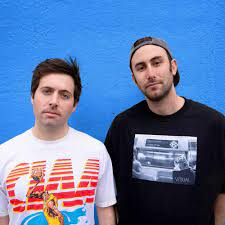
#> input picture images/2friends.png, 225 x 225 px
$ python Image_Face_Detector.py
#> lines starting #> are read from the running program, lines starting #| are printed output that depends on the picture; after the words box and inside, x2 and y2 are one past the last pixel; in counts of white or black regions, pixels touching at a corner belong together
import cv2
from random import randrange

# loading some pre-trained data on face frontals from opencv (haar cascade algorithm)
trained_face_data = cv2.CascadeClassifier('haarcascade_frontalface_default.xml')

# choose an image to detect faces in
img = cv2.imread('images/' + '2friends.png')
#> img is the input picture: shape (225, 225, 3); mean B, G, R 164.4, 120.9, 96.4

# converting the image to grayscale => for the sake of using haar cascade algorithm
grayscaled_img = cv2.cvtColor(img, cv2.COLOR_BGR2GRAY)
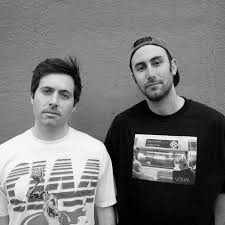
#> grayscaled_img: shape (225, 225); min 0, max 255, mean 118.6

# detect faces
face_coordinates = trained_face_data.detectMultiScale(grayscaled_img)
#> face_coordinates = [[26, 71, 57, 57], [123, 44, 53, 53]]

# draw rectangles around the faces
for coordinates in face_coordinates:
    # getting the coordinates
    (x, y, w, h) = coordinates
    cv2.rectangle(img, (x, y), (x+w, y+h), (randrange(128, 256), randrange(128, 256), randrange(128, 256)), 3)
#> this loop made 2 passes
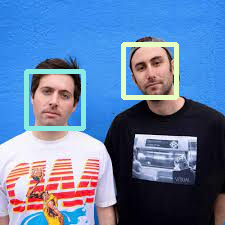
#> img: shape (225, 225, 3); 4.3% of pixels changed, all inside (x1, y1, x2, y2) = (24, 42, 179, 131)

# showing the image
cv2.imshow('Clever Programmer Face Detector', img)

# wait until a key is pressed
cv2.waitKey()

$ run again, with images/RDJ.png copied over images/2friends.png
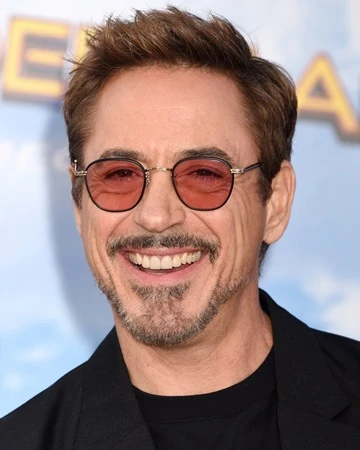
#> input picture images/RDJ.png, 360 x 450 px
#> img is the input picture: shape (450, 360, 3); mean B, G, R 131.6, 133.5, 153
#> `grayscaled_img = cv2.cvtColor(img, cv2.COLOR_BGR2GRAY)`:
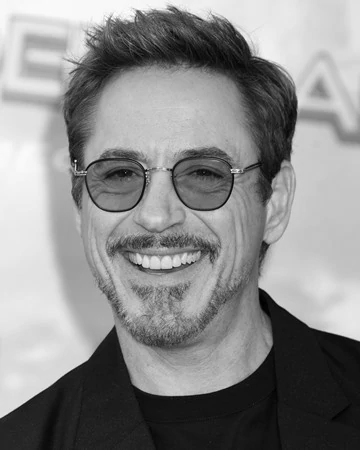
#> grayscaled_img: shape (450, 360); min 0, max 255, mean 139.1
#> face_coordinates = [[35, 78, 258, 258]]
#> the loop `for coordinates in face_coordinates:` made 1 pass
#> after the loop `for coordinates in face_coordinates:`:
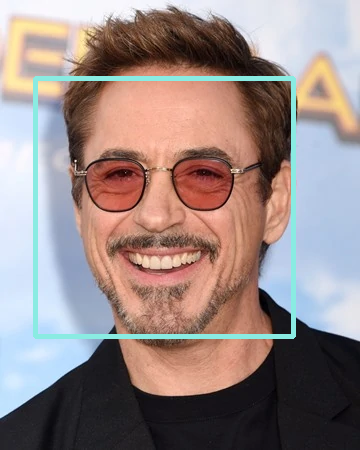
#> img: shape (450, 360, 3); 3.18% of pixels changed, all inside (x1, y1, x2, y2) = (33, 76, 296, 339)

$ run again, with images/friends.png copied over images/2friends.png
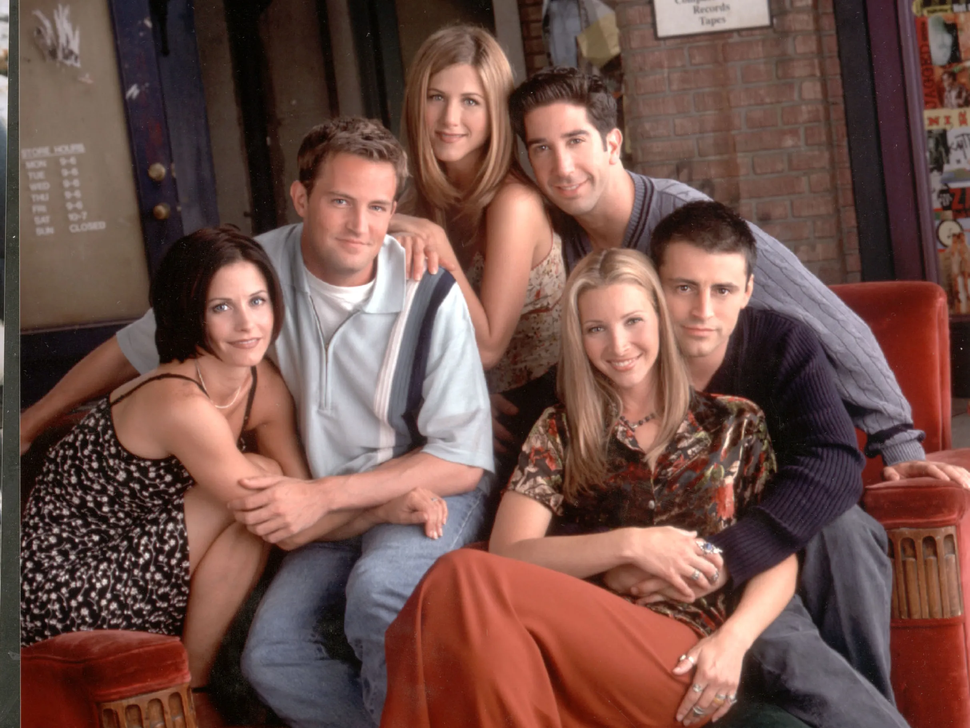
#> input picture images/friends.png, 970 x 728 px, shrunk from 2426 x 1820 before the run
#> img is the input picture: shape (728, 970, 3); mean B, G, R 72.8, 80.1, 113
#> `grayscaled_img = cv2.cvtColor(img, cv2.COLOR_BGR2GRAY)`:
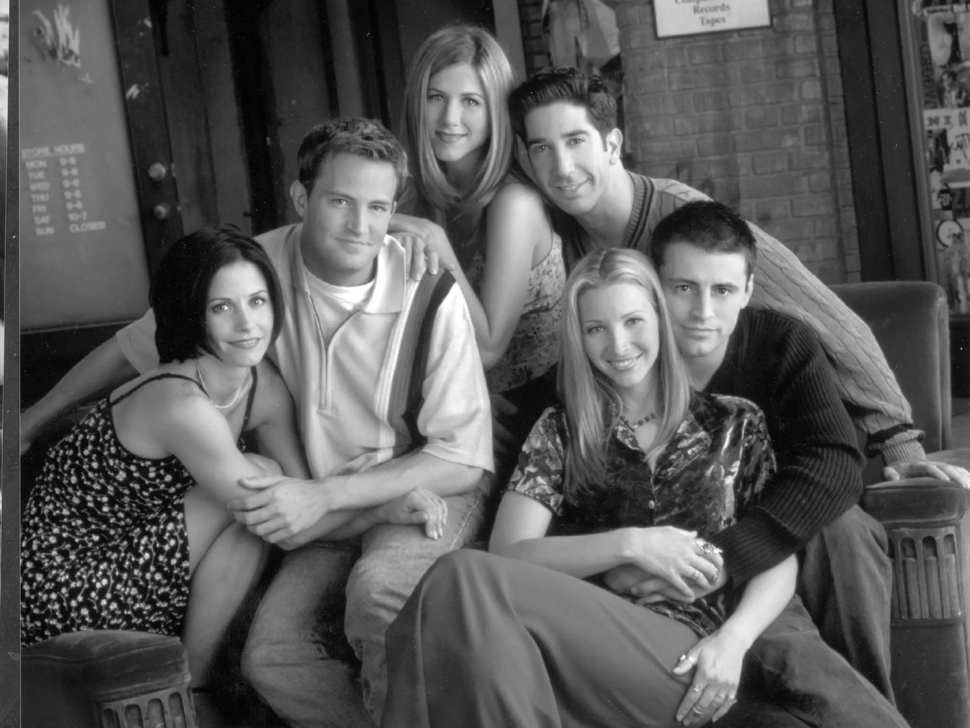
#> grayscaled_img: shape (728, 970); min 1, max 255, mean 89.1
#> face_coordinates = [[24, 182, 30, 30], [624, 388, 33, 33], [771, 15, 57, 57], [796, 197, 52, 52], [241, 613, 71, 71], [409, 67, 85, 85], [311, 167, 95, 95], [198, 271, 86, 86], [653, 251, 99, 99], [568, 286, 98, 98], [510, 104, 100, 100]]
#> the loop `for coordinates in face_coordinates:` made 11 passes
#> after the loop `for coordinates in face_coordinates:`:
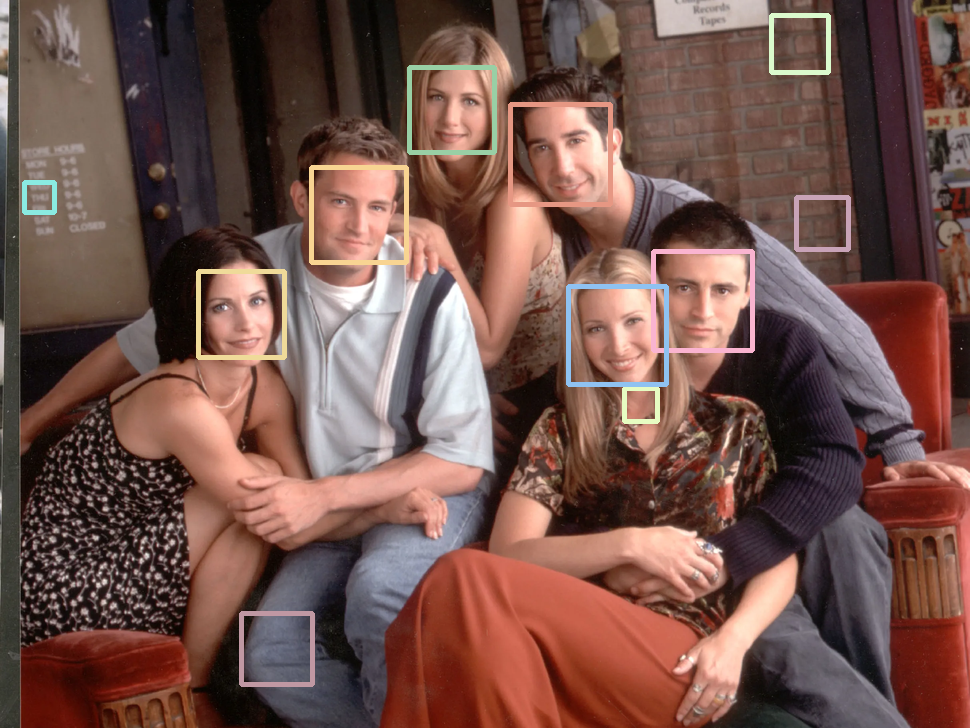
#> img: shape (728, 970, 3); 2.25% of pixels changed, all inside (x1, y1, x2, y2) = (22, 13, 851, 687)
